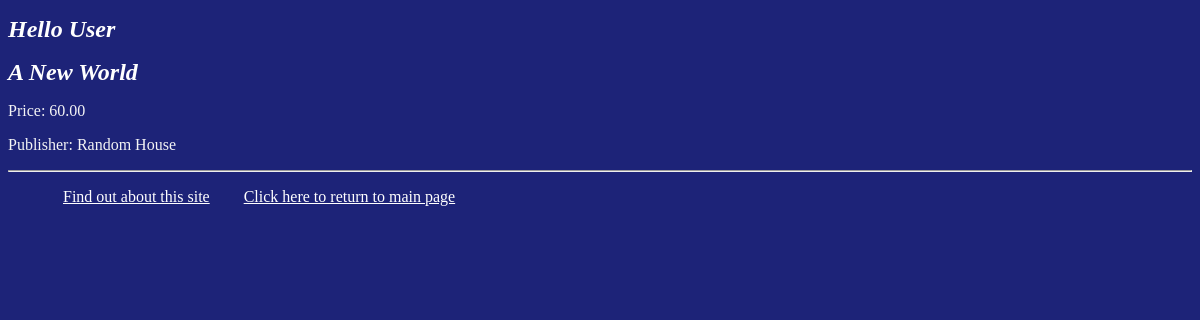
Before: /myapp/3/ with the older database file.
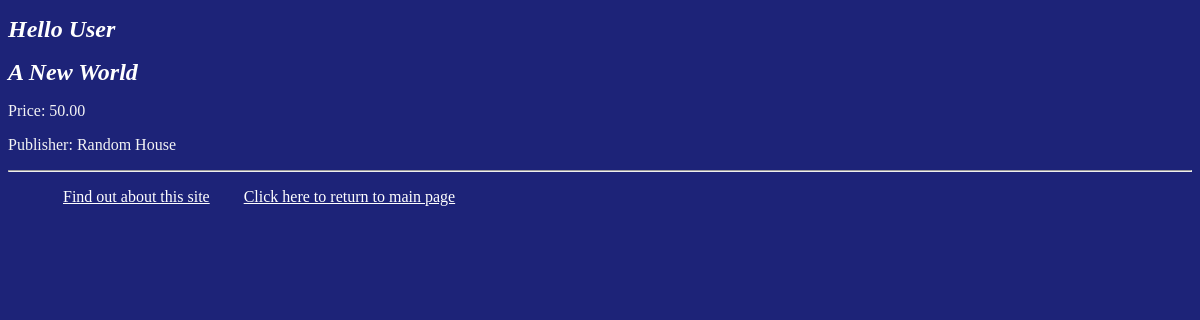
After: the same page with the newer database file.
### myapp/models.py (models this page shows, shortened)
class Book(models.Model):
    CATEGORY_CHOICES = [
        ('S', 'Scinece&Tech'),
        ('F', 'Fiction'),
        ('B', 'Biography'),
        ('T', 'Travel'),
        ('O', 'Other')
    ]
    title = models.CharField(max_length=200)
    category = models.CharField(max_length=1, choices=CATEGORY_CHOICES, default='S')
    num_pages = models.PositiveIntegerField(default=100)
    price = models.DecimalField(max_digits=10, decimal_places=2)
    publisher = models.ForeignKey(Publisher, related_name='books', on_delete=models.CASCADE)
    description = models.TextField(blank=True, null=True)

class Publisher(models.Model):
    name = models.CharField(max_length=200)
    website = models.URLField()
    city = models.CharField(max_length=20, blank=True)
    country = models.CharField(max_length=50, default='USA')
    def __str__(self):
        return self.name

### myapp/views.py (the view)
# urls.py: path('<int:book_id>/', views.detail, name='detail'),
def detail(request, book_id):
    book = get_object_or_404(Book, pk=book_id)
    return render(request, 'myapp/detail.html', {'book': book})

### myapp/templates/myapp/detail.html (shortened to what this page needs)
{% extends 'myapp/base.html' %}
{% block body_block %}
    <h1>{{ book.title }}</h1>
    <p>Price: {{ book.price }}</p>
    <p>Publisher: {{ book.publisher }}</p>
{% endblock %}

### myapp/templates/myapp/base.html (shortened to what this page needs)
<!DOCTYPE html>
{% load static %}
<html lang="en">
    <head>
        <link rel="stylesheet" type="text/css" href="{% static 'myapp/styles.css' %}" />
    </head>
    <body>
        <div>
            <h1>{% block myhdg %}Hello User{% endblock %}</h1>
            {% block body_block %}***{% endblock %}
        </div>
        <hr />
        <div>
            <ul>
                <li class="hbar1"><a href="{% url 'myapp:about' %}">Find out about this site</a></li>
                <li class="hbar1"><a href="{% url 'myapp:index' %}">Click here to return to main page</a><br/></li>
            </ul>
        </div>
    </body>
</html>

### myapp/static/myapp/styles.css (style rules this page uses)
body { background-color: #1d2378; color: #f4f4f5; font-size: 16px; }
h1 { font-size: 24px; color: #ffffff; font-style: italic; position: relative; }
.hbar1 { display: inline; margin: 15px; }
a { color: white; }

Changed rows visible on the page:
changed Book "A New World": price "60.00" → "50.00"
